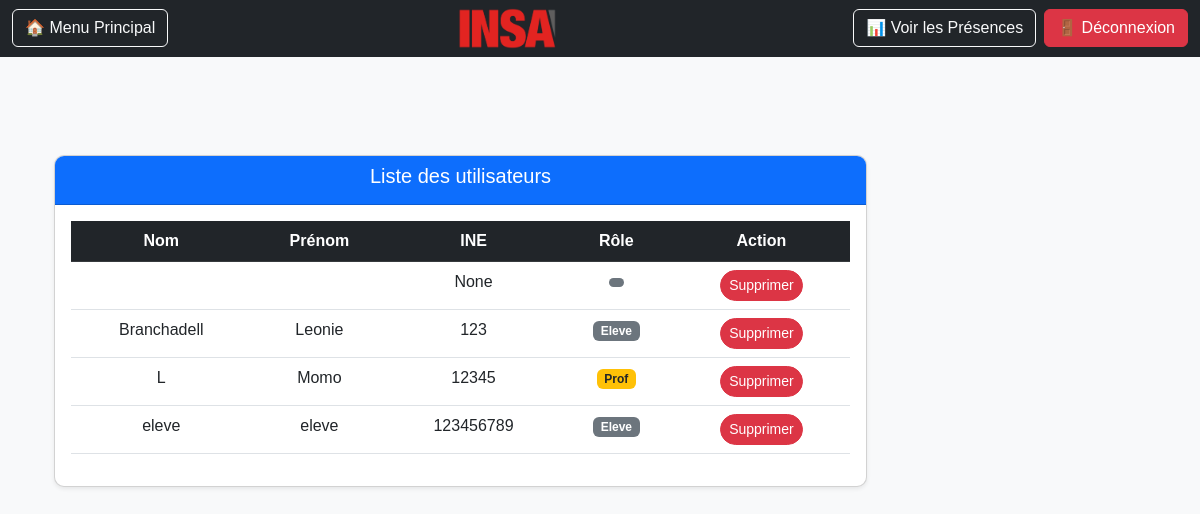
Page /users_list (signed in) on the earlier database version.
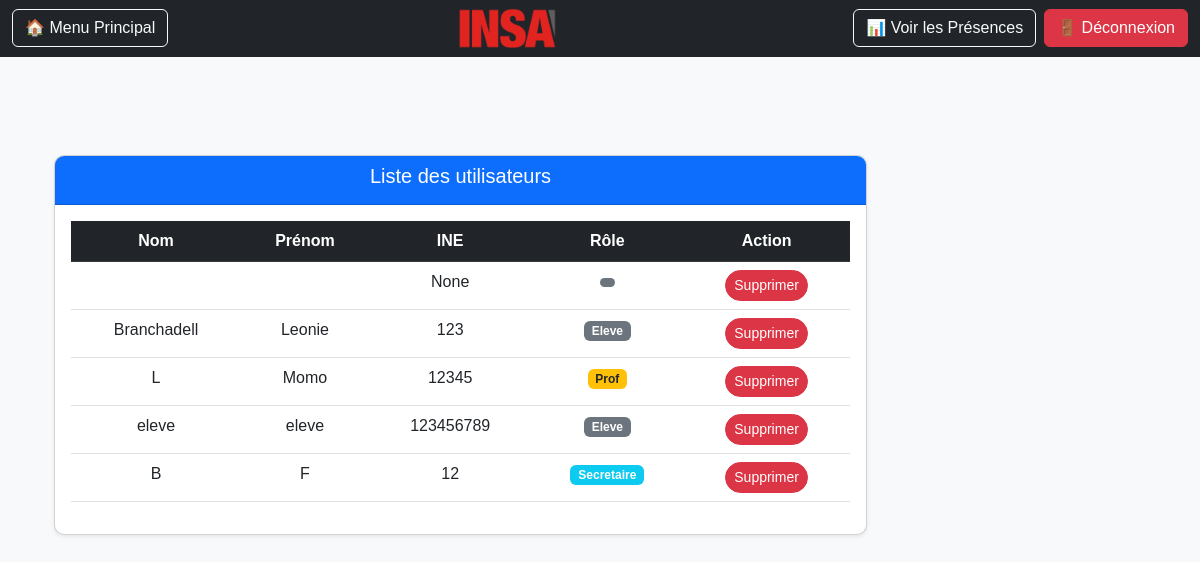
Same page on the later database version.
### users/models.py (models this page shows, shortened)
class CustomUser(AbstractUser):
    ROLES = [
        ('admin', 'Admin'),
        ('prof', 'Prof'),
        ('secretaire', 'Secrétaire'),
        ('eleve', 'Élève'),
    ]
    role = models.CharField(max_length=20, choices=ROLES)
    ine = models.CharField(max_length=15, blank=True, null=True)
    classe = models.ForeignKey(Classe, on_delete=models.SET_NULL, null=True, blank=True, help_text="Applicable uniquement si le rôle est Élève")

### users/decorators.py (the view)
    def wrap(request, *args, **kwargs):
        if not (request.user.is_staff or request.user.role in ['prof', 'secretaire', 'admin']):
            return HttpResponseForbidden("Vous n'êtes pas autorisé à voir cette page.")
        return function(request, *args, **kwargs)

### users/views.py (called while the page is built)
@login_required
@staff_required
def users_list(request):
    users = CustomUser.objects.all()
    classes = Classe.objects.all()
    roles = CustomUser.ROLES
    return render(request, 'users_list.html', {'users': users,"classes": classes, "roles": roles})

### users/templates/users_list.html (shortened to what this page needs)
{% extends "base.html" %}
{% load static %}
{% block content %}
<head>
    <link rel="stylesheet" href="https://cdn.jsdelivr.net/npm/bootstrap@5.3.0/dist/css/bootstrap.min.css">
    <link rel="stylesheet" href="{% static 'css/profile.css' %}">
</head>
<body>
    <section class="users-section">
        <div class="container py-5">
            <div class="row">
                <div class="col-lg-9">
                    <div class="card shadow-sm user-table">
                        <div class="card-header text-center bg-primary text-white">
                            <h5>Liste des utilisateurs</h5>
                        </div>
                        <div class="card-body">
                            <table class="table table-hover text-center">
                                <thead class="table-dark">
                                    <tr>
                                        <th>Nom</th>
                                        <th>Prénom</th>
                                        <th>INE</th>
                                        <th>Rôle</th>
                                        <th>Action</th>
                                    </tr>
                                </thead>
                                <tbody>
                                    {% for user in users %}
                                    <tr class="user-row" onclick="window.location.href='{% url 'profile' user.id %}'">
                                        <td>{{ user.last_name }}</td>
                                        <td>{{ user.first_name }}</td>
                                        <td>{{ user.ine }}</td>
                                        <td>
                                            <span class="badge
                                                {% if user.role == 'admin' %}bg-danger
                                                {% elif user.role == 'prof' %}bg-warning text-dark
                                                {% elif user.role == 'secretaire' %}bg-info
                                                {% else %}bg-secondary{% endif %}">
                                                {{ user.role|capfirst }}
                                            </span>
                                        </td>
                                        <td>
                                            <a href="{% url 'delete_user' user.id %}" class="btn btn-sm btn-danger" onclick="return confirm('Supprimer cet utilisateur ?');">
                                                Supprimer
                                            </a>
                                        </td>
                                    </tr>
                                    {% empty %}
                                    <tr>
                                        <td colspan="5" class="text-center text-muted">Aucun utilisateur trouvé.</td>
                                    </tr>
                                    {% endfor %}
                                </tbody>
                            </table>
                        </div>
                    </div>
                </div>
            </div>
        </div>
    </section>
</body>
{% endblock %}

### templates/base.html (shortened to what this page needs)
{% load static %}
<!DOCTYPE html>
<html lang="fr">
    <nav class="navbar navbar-expand-lg navbar-dark bg-dark">
        <div class="container-fluid">
            <a href="/" class="btn btn-outline-light me-2">🏠 Menu Principal</a>
            <div class="mx-auto">
                <a class="navbar-brand text-center" href="/">
                    <img src="{% static 'img/logo.png' %}" alt="Logo" width="100">
                </a>
            </div>
            <div class="d-flex">
                {% if user.is_authenticated %}
                    {% if user.role == 'eleve' %}
                        <a href="{% url 'list_presences' %}" class="btn btn-outline-light me-2">📅 Mes Présences</a>
                    {% elif user.role == 'prof' or user.role == 'secretaire' %}
                        <a href="{% url 'list_presences' %}" class="btn btn-outline-light me-2">📊 Voir les Présences</a>
                    {% endif %}
                    <form method="post" action="{% url 'logout' %}">
                        <button type="submit" class="btn btn-danger">🚪 Déconnexion</button>
                    </form>
                {% endif %}
            </div>
        </div>
    </nav>
    <div class="container mt-4">
        {% block content %}{% endblock %}
    </div>
</body>
</html>

### static/css/profile.css (style rules this page uses)
body { font-family: 'Poppins', sans-serif; background-color: #f8f9fa; }
.container { margin-top: 50px; }
.card { border-radius: 10px; box-shadow: 0 4px 8px rgba(0, 0, 0, 0.1); }
.card .btn { border-radius: 20px; }
.card { animation: fadeIn 0.5s ease-in-out; }

### users/templates/users_list.html (style rules this page uses)
.user-table { border-radius: 10px; overflow: hidden; }

Differences in the rows shown:
added CustomUser: last_name "B", first_name "F", ine "12", role "Secretaire"
